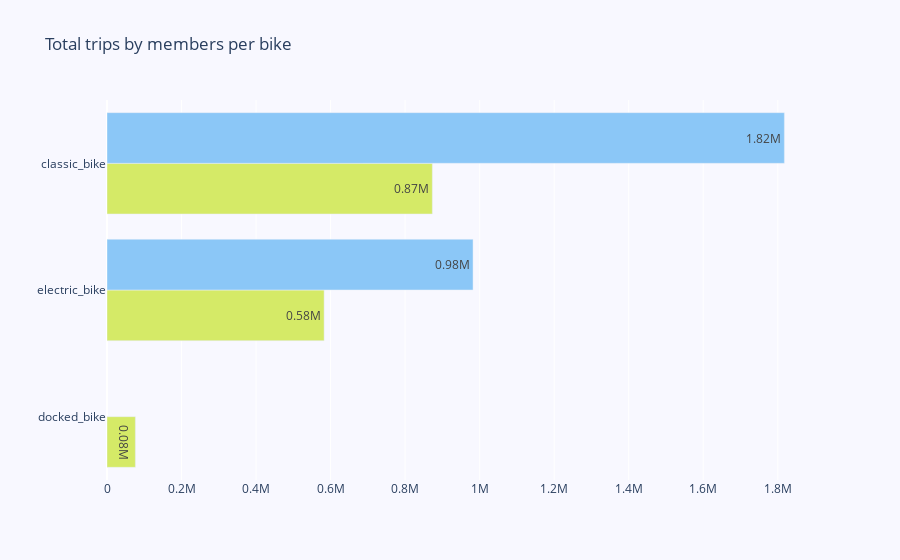

Write notebook code for a chart like this one.
### Code cell
color_discrete_map = {
    'member':'#8BC7F7',
    'casual': '#D5EA67'
}

hover_data={
    'tot_trip': False,
    # 'count': False
}

labels={
    'count':'Total Trips',
    'member_casual':'Membership Type',
    'bike_type': 'Bike Type',
    # text: 'Total Trips'
}

plot(member_by_bike, 'bike_type', 'count', title='Total trips by members per bike', orientation='h', color='member_casual', text='tot_trip', color_discrete_map=color_discrete_map, hover_data=hover_data, labels=labels)

### Figure 1 — Plotly figure (JSON) as saved in the notebook; plotly's stock layout.template omitted (floating-point values rounded to 4 significant figures)
{"data": [{"alignmentgroup": "True", "customdata": [["0.08M"], ["0.58M"], ["0.87M"]], "hovertemplate": "Membership Type=casual<br>Total Trips=%{x}<br>Bike Type=%{y}<extra></extra>", "legendgroup": "casual", "marker": {"color": "#D5EA67", "pattern": {"shape": ""}}, "name": "casual", "offsetgroup": "casual", "orientation": "h", "showlegend": true, "text": ["0.08M", "0.58M", "0.87M"], "textposition": "auto", "type": "bar", "x": [76124, 582608, 873025], "xaxis": "x", "y": ["docked_bike", "electric_bike", "classic_bike"], "yaxis": "y"}, {"alignmentgroup": "True", "customdata": [["0.98M"], ["1.82M"]], "hovertemplate": "Membership Type=member<br>Total Trips=%{x}<br>Bike Type=%{y}<extra></extra>", "legendgroup": "member", "marker": {"color": "#8BC7F7", "pattern": {"shape": ""}}, "name": "member", "offsetgroup": "member", "orientation": "h", "showlegend": true, "text": ["0.98M", "1.82M"], "textposition": "auto", "type": "bar", "x": [982231, 1817719], "xaxis": "x", "y": ["electric_bike", "classic_bike"], "yaxis": "y"}], "layout": {"barmode": "group", "legend": {"title": {"text": "Membership Type"}, "tracegroupgap": 0}, "paper_bgcolor": "rgb(248, 248, 255)", "plot_bgcolor": "rgb(248, 248, 255)", "showlegend": false, "title": {"text": "Total trips by members per bike"}, "xaxis": {"anchor": "y", "domain": [0, 1], "fixedrange": true, "title": {"text": ""}, "visible": true}, "yaxis": {"anchor": "x", "domain": [0, 1], "fixedrange": true, "showticklabels": true, "title": {"text": ""}, "visible": true}}}
